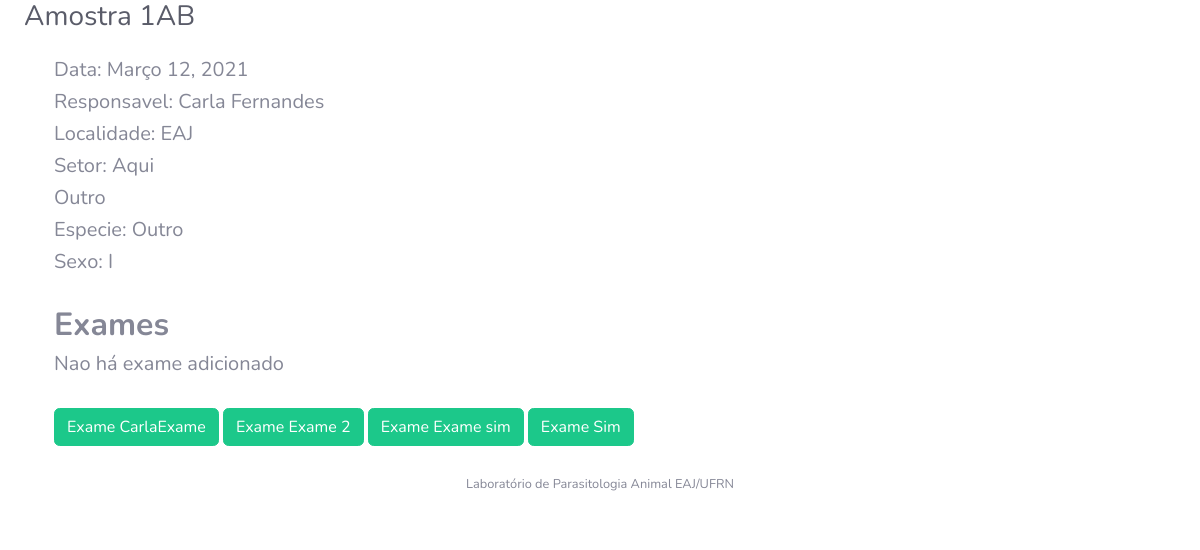
Before: /detalhes/5 with the older database file.
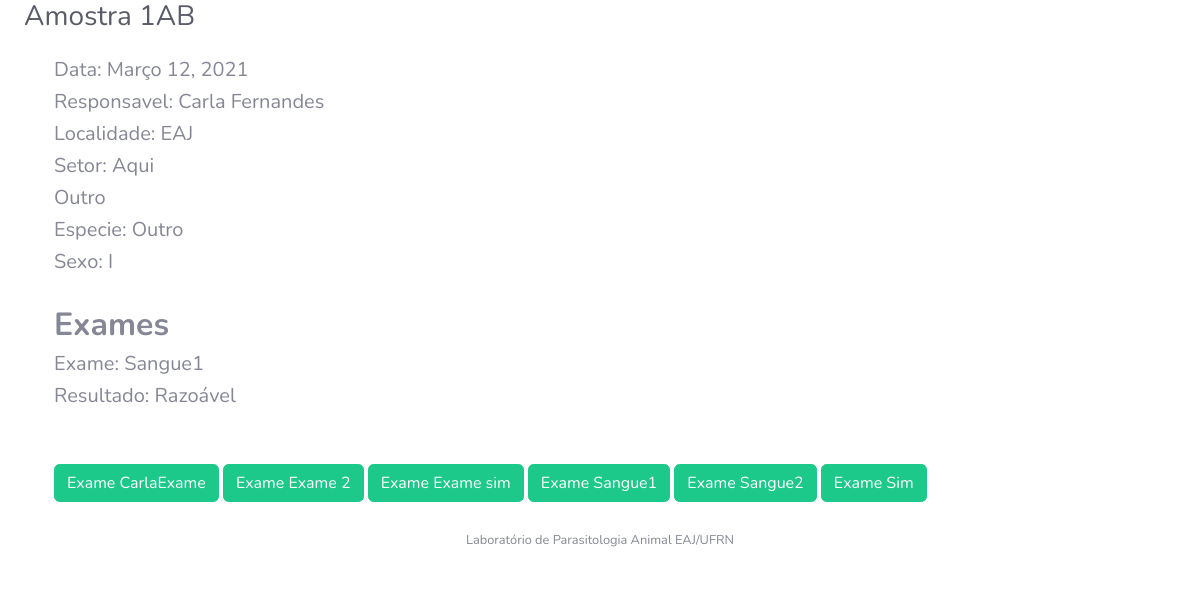
After: the same page with the newer database file.
### Exame/models.py (models this page shows)
class Exame(models.Model):
    nome = models.CharField(max_length=200, unique=True)
    status = models.BooleanField(default=True)
    tipo_resultado = models.CharField(max_length=3, choices=TIPOS_RESULTADO, default='NUM', null=True)
    def __str__(self):
        return self.nome
    class Meta:
        ordering = ('nome',)

### Amostra/models.py (models this page shows)
class RealizacaoExame(models.Model):
    exame = models.ForeignKey(Exame, on_delete=models.CASCADE)
    amostra = models.ForeignKey(Amostra, on_delete=models.CASCADE)
    resultado_numerico = models.IntegerField(null=True)
    resultado_textual = models.CharField(max_length=200, blank=True, null=True)
    created_at = models.DateField(default=date.today, null=True, blank=True)
    data = models.DateField(default=date.today)
    def __str__(self):
        return "{} : {}".format(self.amostra.identificacao, self.exame.nome)

### Exame/views.py (the view)
# urls.py: path('detalhes/<int:pk>', exame_amostraDetalhes, name='detalhes'),
def exame_amostraDetalhes(request, pk):
    amostra = Amostra.objects.filter(pk=pk)[0]
    print(pk)
    exame = RealizacaoExame.objects.filter(amostra_id=pk)
    print(exame)
    exames_cadastrados = Exame.objects.all()
    context = {'amostra':amostra, 'lista_exame':exame, 'exames_cadastrados': exames_cadastrados}
    return render(request, 'Amostra/amostra_detail.html', context)

### Amostra/context_processors.py (called while the page is built)
def amostras_pendentes(request):
    if (request.user.is_authenticated):
        amostras = Amostra.objects.filter(
            responsavel=request.user, status=True,
            data_coleta__lte = date.today()- timedelta(days=10))
    else:
        amostras = Amostra.objects.filter(
            status=True,
            data_coleta__lte = date.today()- timedelta(days=10))
    return {
        'amostras_pendentes_count': amostras.count(),
        'amostras_pendentes': amostras.order_by('data_coleta')
    }

### Local/models.py (called while the page is built)
    def __str__(self):
        return self.nome

### Usuario/models.py (called while the page is built)
    def __str__(self):
        return "{} {}".format(self.first_name, self.last_name)

### templates/Amostra/amostra_detail.html (shortened to what this page needs)
{% extends "base.html" %}
{% load bootstrap4 %}
{% block content %}
<div class="container">
			<h5>Data: {{ amostra.data_coleta }} </h5>
			<h5>Responsavel: {{ amostra.responsavel }} </h5>
			<h5>Localidade: {{ amostra.localidade }}</h5>
			<h5>Setor: {{ amostra.setor }}</h5>
    		<h5>{{ amostra.get_tipo_amostra_display }}</h5>
    		<h5>Especie: {{ amostra.get_especie_animal_display }}</h5>
    		<h5>Sexo: {{ amostra.sexo_animal }}</h5>
			<br>
	<h2><strong>Exames</strong></h2>
	{% if lista_exame %}
		{% for exame in lista_exame %}
			<h5>Exame: {{ exame.exame }}</h5>
			{% if exame.exame.tipo_resultado == 'NUM' %}
				<h5>Resultado: {{ exame.resultado_numerico }}</h5>
			{% else %}
				<h5>Resultado: {{ exame.resultado_textual }}</h5>
			{% endif %}
			<br>
		{% endfor %}
	{% else %}
		<h5>Nao há exame adicionado</h5>
	{% endif %}
	<br>
	{% if exames_cadastrados %}
		{% for exame in exames_cadastrados %}
			<a href="{% url 'exame:NovoAdicionarExame' pk=amostra.pk exame=exame.pk%}" class="btn btn-success">Exame {{exame}}</a>
		{% endfor %}
	{% endif %}
  </div>
{% endblock %}

Changed rows visible on the page:
added RealizacaoExame: exame "Sangue1", resultado_textual "Razoável"
added Exame: nome "Sangue1"
added Exame: nome "Sangue2"
Other visible differences:
text no longer shown: "Nao há exame adicionado"
